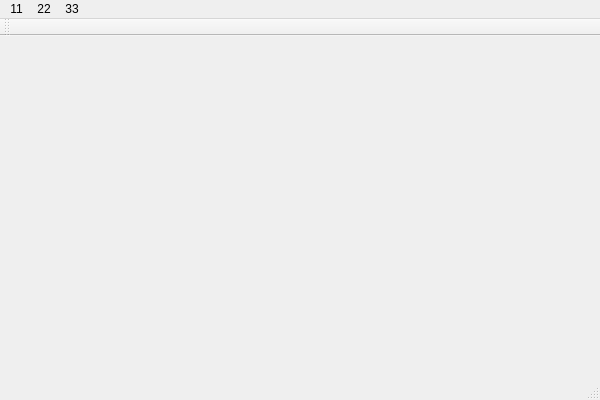
<?xml version="1.0" encoding="UTF-8"?>
<ui version="4.0">
 <class>TestClass</class>
 <widget class="QMainWindow" name="TestClass">
  <property name="geometry">
   <rect>
    <x>0</x>
    <y>0</y>
    <width>600</width>
    <height>400</height>
   </rect>
  </property>
  <property name="windowTitle">
   <string>Test</string>
  </property>
  <widget class="QWidget" name="centralWidget"/>
  <widget class="QMenuBar" name="menuBar">
   <property name="geometry">
    <rect>
     <x>0</x>
     <y>0</y>
     <width>600</width>
     <height>23</height>
    </rect>
   </property>
   <widget class="QMenu" name="menu11">
    <property name="title">
     <string>11</string>
    </property>
   </widget>
   <widget class="QMenu" name="menu22">
    <property name="title">
     <string>22</string>
    </property>
   </widget>
   <widget class="QMenu" name="menu33">
    <property name="title">
     <string>33</string>
    </property>
   </widget>
   <addaction name="menu11"/>
   <addaction name="menu22"/>
   <addaction name="menu33"/>
  </widget>
  <widget class="QToolBar" name="mainToolBar">
   <attribute name="toolBarArea">
    <enum>TopToolBarArea</enum>
   </attribute>
   <attribute name="toolBarBreak">
    <bool>false</bool>
   </attribute>
  </widget>
  <widget class="QStatusBar" name="statusBar"/>
 </widget>
 <layoutdefault spacing="6" margin="11"/>
 <resources>
  <include location="Test.qrc"/>
 </resources>
 <connections/>
</ui>
